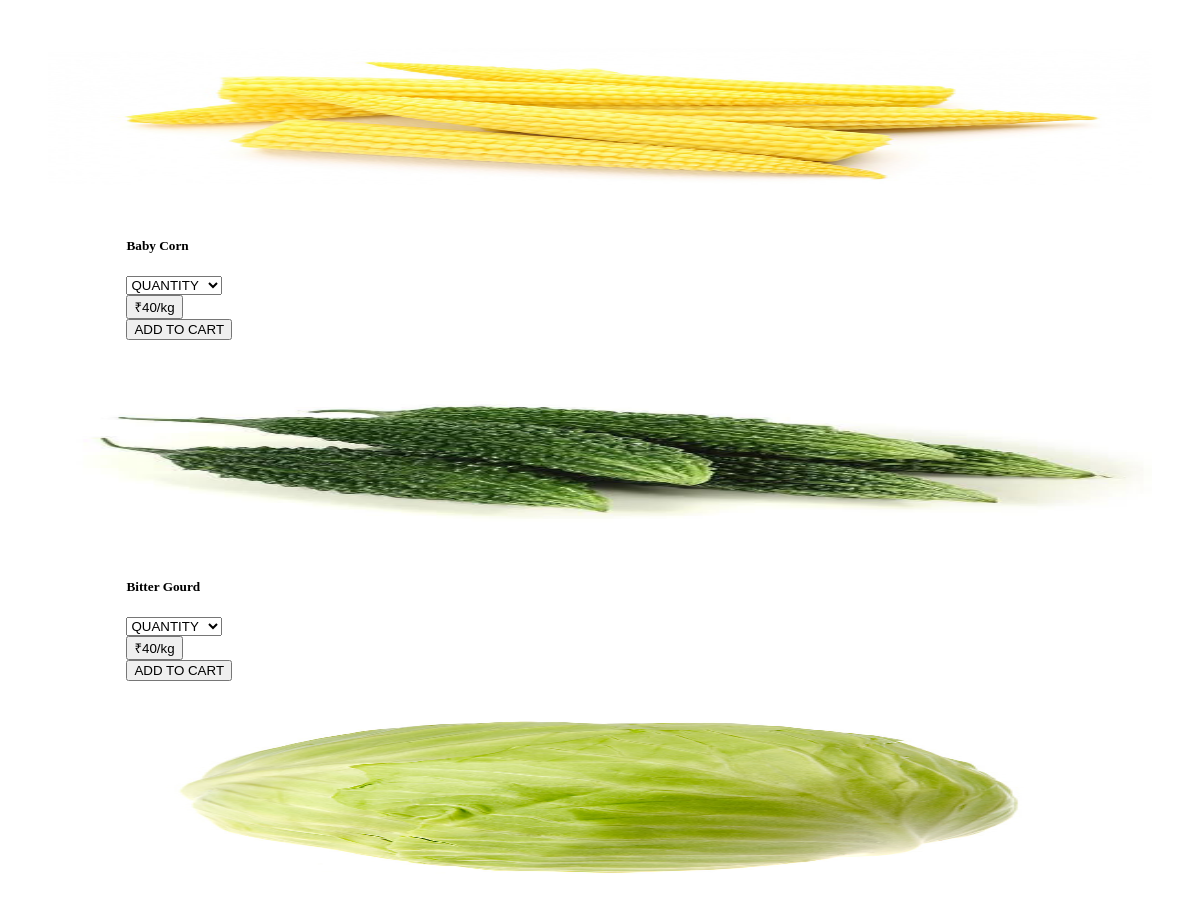
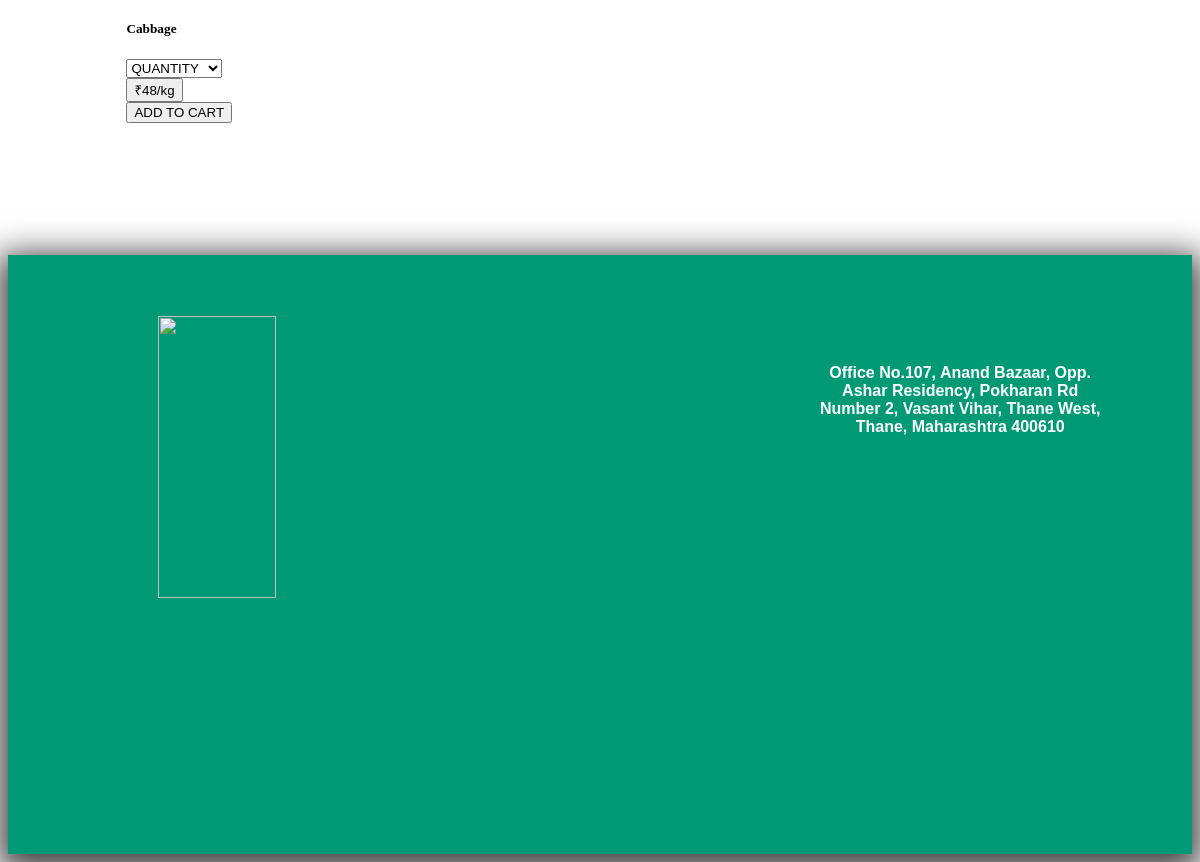
The page /php/card.php?c_id=2 on the database its author committed (2 pictures, top to bottom).
### tables this page shows
CREATE TABLE `items` (
  `item_id` int(11) NOT NULL,
  `i_eng` varchar(100) NOT NULL,
  `i_mar` varchar(100) NOT NULL,
  `i_hin` varchar(100) NOT NULL,
  `category_type` int(11) NOT NULL,
  `type` int(11) NOT NULL COMMENT '1-grams,2-gadi',
  `quantity` int(11) NOT NULL,
  `price` int(11) NOT NULL,
  `img` text NOT NULL
);

### langs/english.php (called while the page is built)
<?php
function array_push_assoc($array, $key, $value){
    $array[$key] = $value;
    return $array;
 }
function lang($txt){
include dirname(dirname(__FILE__)).DIRECTORY_SEPARATOR.'includes'.DIRECTORY_SEPARATOR.'dbconn.php';
 $query = "SELECT i_eng FROM items";
 $result = mysqli_query($con, $query);
$dbarray=array();
 if (mysqli_num_rows($result) > 0){
     while ($row1 = mysqli_fetch_assoc($result)) {
            $eng=$row1['i_eng'];
            $dbarray = array_push_assoc($dbarray, $eng, $eng);
        }
 }
 else{
    $dbarray=array();
 }
$lang = array(
    'FARMACY' => 'FARMACY',
    'POLICY' => 'POLICY',
    'CONTACT US' => 'CONTACT US',
    'REGISTER' => 'REGISTER',
    'LOGIN' => 'LOGIN',
    'Search' => 'Search',
    'add_to_cart' => 'ADD TO CART',
    'quantity'=> 'QUANTITY',
    'login'=> 'Login',
    'login_btn'=> 'Login',
    'mobile'=> 'Mobile Number',
    'password'=> 'Password',
    'forgot_pass'=> 'Forgot Password',
    'sign_up'=>'Sign Up Your Account',
    'fname'=>'First Name',
    'lname'=>'Last Name',
    'email'=>'Email Id',
    'pin'=>'Pincode',
    'delivery'=>'Delivery Address',
    "enter_password"=>"Enter Password",
    're_enter_pass'=>'Re enter Password',
    'new_pass'=>'New Password',
    're_enter_new_pass'=>'Re-enter New Password',
    'products'=>'Products',
    'get_location'=>'Get Location',
    'send'=>'Send',
    'verify_code'=>'Enter Verification Code',
    'verify_button'=>'Verify-Code',
    'your_cart'=>'Your Cart',
    'enter_mob'=>'Enter Your Mobile Number',
    'my_orders'=>'My Orders',
    'hello'=>'Hello',
    'total_price'=>'Total Price',
    'price'=>'Price',
    'outofstock'=>'Out of Stock',
    'available'=>'Available',
    'logout'=>'Logout',
    'add_more_items'=>'Buy More',
    'add_new_item'=>'Add New Item',
    'name'=>'Name',
    'hname'=>"Name-in-Hindi",
    'mname'=>'Name-in-Marathi',
    'add'=>'ADD ITEM',
    'category'=>'Category',
    'type'=>'Type',
    'edit'=> 'EDIT',
    'edit_item'=> 'EDIT ITEM',
    'verify_email'=> 'VERIFY EMAIL',
    'change_verify_email'=> 'CHANGE AND VERIFY EMAIL'
    );
    if (mysqli_num_rows($result) > 0){
$final_array=array_merge($dbarray, $lang);
return $final_array[$txt];
}
else{
return $lang[$txt];
}
}
?>

### php/card.php (the view, shortened to what this page needs)
<?php
  include dirname(dirname(__FILE__)).DIRECTORY_SEPARATOR.'langs'.DIRECTORY_SEPARATOR.'set_lang.php';
  $did = $_REQUEST['s_id'];
  $cid = (int) $_REQUEST['c_id'];
  if($cid != 0){
    if ($did==1) {
      $query = "SELECT * FROM items WHERE category_type = {$cid} ORDER BY i_eng ASC";
      $result = mysqli_query($con, $query);
    } elseif($did==2) {
      $query = "SELECT * FROM items WHERE category_type = {$cid} ORDER BY i_eng DESC";
      $result = mysqli_query($con, $query);
    }elseif($did==3) {
      $query = "SELECT * FROM items WHERE category_type = {$cid} ORDER BY price ASC";
      $result = mysqli_query($con, $query);
    }
    elseif($did==4) {
      $query = "SELECT * FROM items WHERE category_type = {$cid} ORDER BY price DESC";
      $result = mysqli_query($con, $query);
    }else {
      $query = "SELECT * FROM items WHERE category_type = {$cid}";
      $result = mysqli_query($con, $query);
    }
  }
  echo '<div class="maincontain">';
  if (mysqli_num_rows($result) > 0){
    while ($row1 = mysqli_fetch_assoc($result)) {
      $eng=$row1['i_eng'];
      $allok=0;
      $img=$row1['img'];
      $itemid=$row1['item_id'];
      $price=$row1['price'];
      $type=$row1['type'];
      $quantity=$row1['quantity'];
      if ($type==1) {
        if ($quantity > 0) {
          $allok=1;
          $finalprice=$price*4;
          $unit="kg";
        }
      }
      if ($allok==1) {
        echo '
        <div class="subcontain box">
          <div class="card newscard">
            <figure>
            <img style=" width:100%;height: 200px;background-size: contain;"  src="../images/Veg/'.$img.'" alt="Card image cap">
            </figure>
            <div class="card-body" style="width:80%;margin:auto;">
                <h5 class="card-title name">'.lang($eng).'</h5>
                <form method="post">
                <input type="hidden" name="itemid" value="'.$itemid.'">
                <input type="hidden" name="itemtype" value="'.$type.'">
                <input type="hidden" name="itemprice" value="'.$price.'">';
                if ($type==1) {
                  echo'
                    <div class="form-group">
                      <select class="form-control customselect classic" name="quantity1" id="qty" required>
                        <option value="" selected disabled>'.lang('quantity').'</option>
                        <option value="250">250g&nbsp;&nbsp;&nbsp;&nbsp;₹'.((250/250)*$price).' </option>
                        <option value="500">500g&nbsp;&nbsp;&nbsp;&nbsp;₹'.((500/250)*$price).' </option>
                        <option value="1000">1kg&nbsp;&nbsp;&nbsp;&nbsp;&nbsp;&nbsp;₹'.((1000/250)*$price).' </option>
                        <option value="1500">1.5kg&nbsp;&nbsp;&nbsp;₹'.((1500/250)*$price).' </option>
                        <option value="2000">2kg&nbsp;&nbsp;&nbsp;&nbsp;&nbsp;&nbsp;₹'.((2000/250)*$price).' </option>
                        <option value="3000">3kg&nbsp;&nbsp;&nbsp;&nbsp;&nbsp;&nbsp;₹'.((3000/250)*$price).' </option>
                        <option value="5000">5kg&nbsp;&nbsp;&nbsp;&nbsp;&nbsp;&nbsp;₹'.((5000/250)*$price).' </option>
                      </select>
                    </div>';
                }
                echo '
                  <div class="row">
                    <div class="col">
                      <input type="button" class="btn btngreen" style="text-align:left;" value="₹'.$finalprice.'/'.$unit.'"/>
                    </div>
                    <div class="col">
                      <input type="submit" name="addtocart" class="btn btnwhite" value="'.lang('add_to_cart').'">
                    </div>
                  </div>
                  </form>
                  </div>
                  </div>
                  </div>';
      }
    }
  }
  echo "</div>";
    include dirname(dirname(__FILE__)).DIRECTORY_SEPARATOR.'includes'.DIRECTORY_SEPARATOR.'footer.php';
 ?>

### rows shown on the page
items: img (picture), eng "Baby Corn", price+quantity "₹40/kg"
items: img (picture), eng "Bitter Gourd", price+quantity "₹40/kg"
items: img (picture), eng "Cabbage", price+quantity "₹48/kg"

### other values the page prints
form field quantity1 "QUANTITY"
